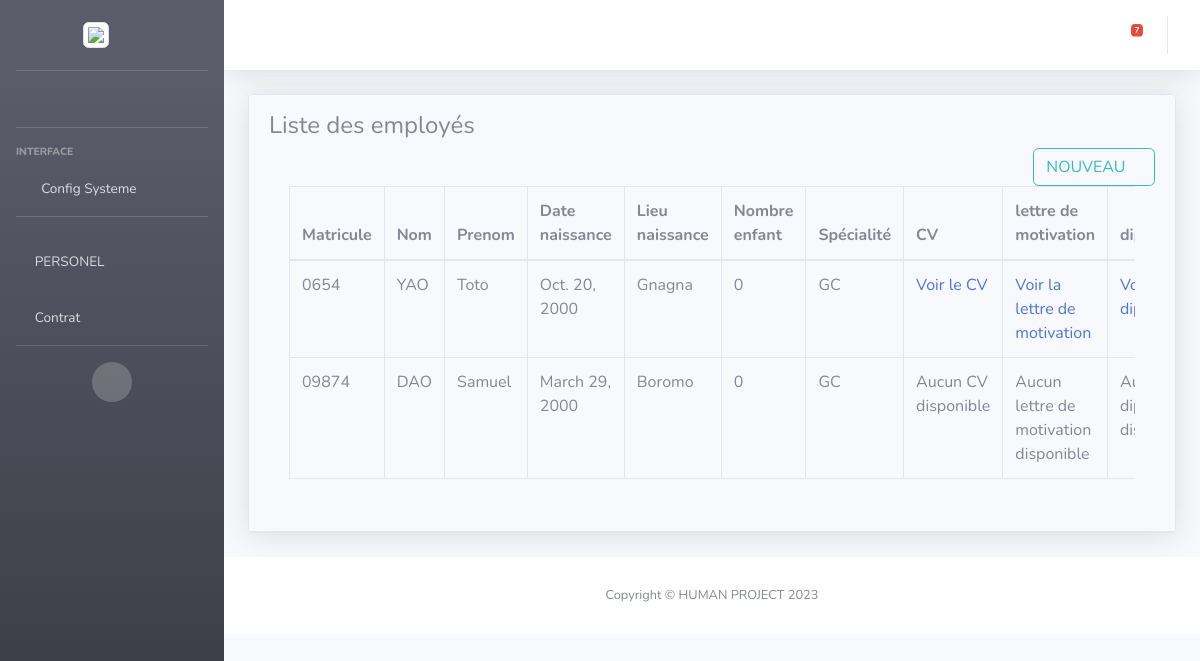
/personel, run on the app's committed database.
### employe/models.py (models this page shows, shortened)
class Employe(models.Model):
    nom = models.CharField(max_length=255)
    prenoms = models.CharField(max_length=255)
    lieu_naissance = models.CharField(max_length=255)
    sexe = models.CharField(max_length=10, choices=[('M', 'Masculin'), ('F', 'Féminin')])
    situation_matrimoniale = models.ForeignKey(SituationMatrimoniale, on_delete=models.CASCADE)
    nombre_enfant = models.IntegerField()
    telephone = models.CharField(max_length=20)
    email = models.EmailField()
    adresse = models.CharField(max_length=255)
    dernier_diplome = models.ForeignKey(Diplome, on_delete=models.CASCADE)
    categorie = models.ForeignKey(Categorie, on_delete=models.CASCADE)
    specialite = models.ForeignKey(Specialite, on_delete=models.CASCADE)
    cv = models.FileField(upload_to='cvs/', blank=True, null=True)
    lettre_motivation = models.FileField(upload_to='lettres_motivation/', blank=True, null=True)
    diplome = models.FileField(upload_to='diplomes/', blank=True, null=True)
    numero_cnss = models.CharField(max_length=20, blank=True, null=True)
    numero_matricule = models.CharField(max_length=20, blank=True, null=True)
    date_naissance = models.DateField()

class Specialite(models.Model):
    SPECIALITE_CHOICES = [
        ('Mathématique', 'Mathématique'),
        ('Chimie', 'Chimie'),
        ('Droit', 'Droit'),
        ('Resource Humaine', 'Resource Humaine'),
        ('Gestion Commerciale', 'Gestion Commerciale'),
    ]
    specialite = models.CharField(max_length=50, choices=SPECIALITE_CHOICES, unique=True)
    def __str__(self):
        return self.specialite

### employe/views.py (the view)
# urls.py: path('personel',views.liste, name='personel'),
def liste(request):
    employe_object = Employe.objects.all()
    return render(request,'employe/list.html',{'employe_object':employe_object})

### template/employe/list.html (shortened to what this page needs)
 {% extends 'layout/Layout.html'%}
 {% load static %}
 {% block content %}
<div class="card shadow mb-4">
    <div class="card-header py-3">
        <div class="">
            <h4 class="">Liste des employés </h4>
        </div>
        <div class="">
            <a class="btn btn-outline-info float-right" href="{% url 'add_employe' %}">NOUVEAU <i class="fas fa-plus"></i></a>
        </div>
        <div class="card-body">
            <div class="table-responsive">
                {% if employe_object %}
                <table class="table table-bordered" id="dataTable" width="100%" cellspacing="0">
                    <thead>
                        <tr>
                            <th>Matricule</th>
                            <th>Nom</th>
                            <th>Prenom</th>
                            <th>Date naissance</th>
                            <th>Lieu naissance</th>
                            <th>Nombre enfant</th>
                            <th>Spécialité</th>
                            <th>CV</th>
                            <th>lettre de motivation</th>
                            <th>diplôme</th>
                        </tr>
                    </thead>
                        <tbody>
                            {% for employe in employe_object %}
                            <tr>
                                <td>{{employe.numero_matricule}}</td>
                                <td>{{employe.nom}}</td>
                                <td>{{employe.prenoms}}</td>
                                <td>{{employe.date_naissance}}</td>
                                <td>{{employe.lieu_naissance}}</td>
                                <td>{{employe.nombre_enfant}}</td>
                                <td>{{employe.specialite}}</td>
                                <td>
                                    {% if employe.cv %}
                                        <a href="{{ employe.cv.url }}" target="_blank">Voir le CV</a>
                                    {% else %}
                                        Aucun CV disponible
                                    {% endif %}
                                </td>
                                <td>
                                    {% if employe.cv %}
                                        <a href="{{ employe.lettre_motivation.url }}" target="_blank">Voir la lettre de motivation</a>
                                    {% else %}
                                        Aucun lettre de motivation disponible
                                    {% endif %}
                                </td>
                                <td>
                                    {% if employe.cv %}
                                        <a href="{{ employe.diplome.url }}" target="_blank">Voir le diplôme</a>
                                    {% else %}
                                        Aucun diplôme disponible
                                    {% endif %}
                                </td>
                            </tr>
                                {% include  'employe/modal_update_form.html' %}
                                {% endfor %}
                {% else %}
                <h4 class="text-center alert alert-warning"> Pas d'empployés </h4>
                {% endif %}
            </div>
        </div>
    </div>
{% endblock %}

### template/layout/Layout.html (shortened to what this page needs)
{% load static %}
<!DOCTYPE html>
<html lang="en">
<head>
    <link href="{% static 'vendor/fontawesome-free/css/all.min.css' %}" rel="stylesheet" type="text/css">
    <link href="{% static 'css/sb-admin-2.min.css'%}" rel="stylesheet">
        <link href="{% static 'vendor/datatables/dataTables.bootstrap4.min.css'%}" rel="stylesheet">
</head>
<body id="page-top">
    <div id="wrapper">
        <ul class="navbar-nav bg-gradient-dark sidebar sidebar-dark accordion" id="accordionSidebar">
            <a class="sidebar-brand d-flex align-items-center justify-content-center" href="{% url 'index' %}">
                <div class="sidebar-brand-icon ">
                  <img class="img-thumbnail " src="{% static 'img/logo-HumanProject.png' %}">
                </div>
            </a>
            <hr class="sidebar-divider my-0">
            <li class="nav-item active">
                <a class="nav-link" href="#">
                    <i class="fas fa-fw fa-user"></i>
                    </a>
            </li>
            <hr class="sidebar-divider">
            <div class="sidebar-heading">
                Interface
            </div>
            <li class="nav-item">
                <a class="nav-link collapsed" href="#" data-toggle="collapse" data-target="#collapseUtilities"
                    aria-expanded="true" aria-controls="collapseUtilities">
                    <i class="fas fa-fw fa-wrench"></i>
                    <span>Config Systeme</span>
                </a>
            </li>
            <hr class="sidebar-divider">
            <li class="nav-item">
                <a class="nav-link" href="{% url 'personel' %}">
                    <i class="fas fa-users"></i>
                    <span>PERSONEL</span></a>
            </li>
            <li class="nav-item">
                <a class="nav-link" href="{% url 'contrat' %}">
                    <i class="fas fa-file"></i>
                    <span>Contrat</span></a>
            </li>
            <hr class="sidebar-divider d-none d-md-block">
            <div class="text-center d-none d-md-inline">
                <button class="rounded-circle border-0" id="sidebarToggle"></button>
            </div>
        </ul>
        <div id="content-wrapper" class="d-flex flex-column">
            <div id="content">
                <nav class="navbar navbar-expand navbar-light bg-white topbar mb-4 static-top shadow">
                    <ul class="navbar-nav ml-auto">
                        <li class="nav-item dropdown no-arrow mx-1">
                            <a class="nav-link dropdown-toggle" href="#" id="messagesDropdown" role="button"
                                data-toggle="dropdown" aria-haspopup="true" aria-expanded="false">
                                <i class="fas fa-envelope fa-fw"></i>
                                <span class="badge badge-danger badge-counter">7</span>
                            </a>
                        </li>
                    </ul>
                </nav>
                <div class="container-fluid">
                        {% block content %}{% endblock %}
                </div>
            </div>
            {% block footer %}
            <footer class="sticky-footer bg-white">
                <div class="container my-auto">
                    <div class="copyright text-center my-auto">
                        <span>Copyright &copy; HUMAN PROJECT 2023</span>
                    </div>
                </div>
            </footer>
            {% endblock %}
        </div>
</body>
</html>

### template/employe/modal_update_form.html (shortened to what this page needs)
</div>

### data on the page
Employe: numero_matricule "0654", nom "YAO", prenoms "Toto", date_naissance "Oct. 20, 2000", lieu_naissance "Gnagna", nombre_enfant "0", specialite "GC"
Employe: numero_matricule "09874", nom "DAO", prenoms "Samuel", date_naissance "March 29, 2000", lieu_naissance "Boromo", nombre_enfant "0", specialite "GC", cv "Aucun CV disponible"
